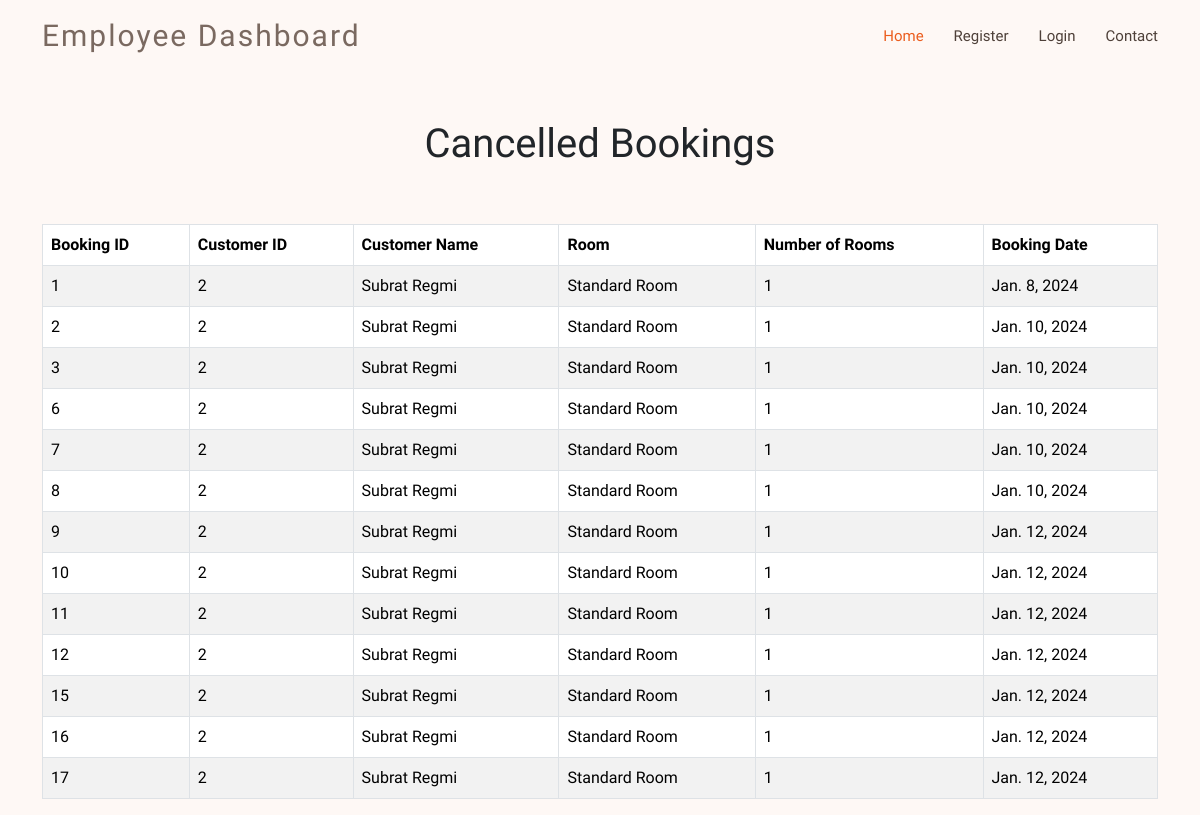
Before: /employee/cancelled_bookings/ (signed in) with the older database file.
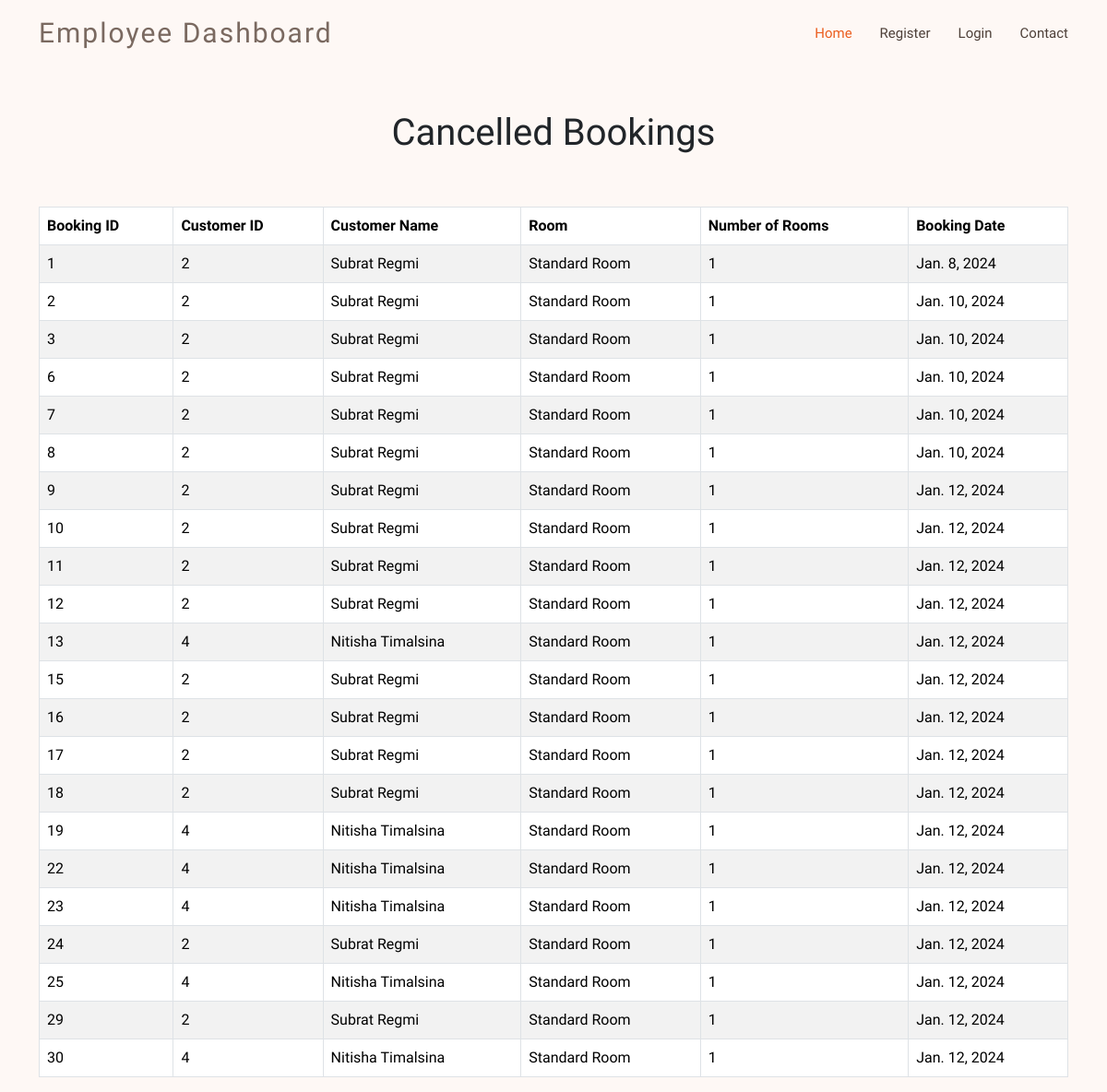
After: the same page with the newer database file.
### shared/models.py (models this page shows, shortened)
class Booking(models.Model):
    MealPlan = (
        ('Not Selected', 'None'),
        ('Meal Plan 1', 'Dinner'),
        ('Meal Plan 2', 'Dinner and Breakfast'),
        ('Meal Plan 3', 'Dinner, Breakfast, and Lunch'),
    )
    Branch = (
        ('Branch 1', 'Portugal'),
        ('Branch 2', 'Barcelona'),
        ('Branch 3', 'Lisbon'),
        ('Branch 4', 'Seville'),
        ('Branch 5', 'Valencia'),
    )
    CheckedInStatus = (
        ('True','Checked In'),
        ('False','Not Checked In'),
    )
    room = models.ForeignKey(Room, on_delete=models.CASCADE)
    customer = models.ForeignKey(CustomUser, on_delete=models.CASCADE)
    no_of_rooms = models.PositiveIntegerField(default=1)
    no_of_adults = models.PositiveIntegerField(default = 1)
    no_of_children = models.IntegerField(default = 0)
    checkin_date = models.DateField(default = datetime.now().date())
    checkin_month = models.IntegerField(null = True)
    checkin_day = models.IntegerField(null = True)
    checkout_date = models.DateField(default = datetime.now().date() + timedelta(days=1))
    booking_date = models.DateField(default = datetime.now().date())
    no_of_days = models.IntegerField(blank = True, null = True)
    weeknights = models.IntegerField(null = True)
    weekend_nights = models.IntegerField(null = True)
    lead_time = models.IntegerField(blank = True, null = True)
    meal_plan = models.CharField(max_length=255, choices = MealPlan, default = 'None')
    car_parking = models.BooleanField(default = False)
    branch = models.CharField(max_length=255, choices=Branch, default ='Branch 1')
    children_meal = models.BooleanField(default = False, null = True)
    city_map = models.BooleanField(default = False, null = True)
    tour_guide = models.BooleanField(default = False, null = True)
    airport_pickup = models.BooleanField(default = False, null = True)
    wheelchair = models.BooleanField(default = False, null = True)
    no_of_special_requests = models.IntegerField(null = True)
    dynamic_price = models.DecimalField(max_digits = 10, decimal_places = 2, null = True)
    status = models.BooleanField(null = True)
    advance = models.DecimalField(max_digits = 10, decimal_places = 2, null = True)
    processed = models.BooleanField(default = False)
    paid = models.BooleanField(default = False)
    checked_in_status = models.BooleanField(default = None, null = True)
    prediction_status = models.BooleanField(default = None, null = True)
    stripe_checkout_id = models.CharField(max_length = 500, null = True)

class CustomUser(AbstractUser):
    email = models.EmailField(unique=True)
    username = models.CharField(max_length=255, unique = True)
    fullname = models.CharField(max_length=255)
    phone_number = models.CharField(max_length=15, blank=True, null=True, validators=[RegexValidator(regex=r'^\d+$', message='Phone number must contain only digits.')])
    is_customer = models.BooleanField(default=False)
    is_employee = models.BooleanField(default=False)
    repeated_guest = models.BooleanField(null  = True, default = False)
    previous_bookings_not_cancelled = models.IntegerField(default=0)
    previous_bookings_cancelled = models.IntegerField(default=0)
    objects = CustomUserManager()
    USERNAME_FIELD = 'email'
    REQUIRED_FIELDS = ['username', 'fullname']

class Room(models.Model):
    name = models.CharField(max_length=50)
    price = models.DecimalField(max_digits=5, default = 0, decimal_places=2)
    description = models.CharField(max_length=250, blank = True, null = True)
    image = models.ImageField(upload_to = 'uploads/rooms', null=True)
    max_capacity = models.PositiveIntegerField(null = True)

### employee/views.py (the view)
# urls.py: path('cancelled_bookings/', views.cancelled_bookings, name = 'cancelled_bookings'),
@login_required(login_url="login_emp")
def cancelled_bookings(request):
    bookings = Booking.objects.filter(status = False)
    return render(request, 'employee/cancelled_bookings.html', {'bookings':bookings})

### employee/templates/employee/cancelled_bookings.html
{% extends "employee/base_emp.html" %}
{% block content %}
<div class = 'container'>
    <br/><br/>
    <h1 class = 'col text-center'>Cancelled Bookings</h1>
    <br/><br/>
    {% if bookings %}
    <table class="table table-striped table-bordered">
    <thead>
      <tr>
        <th scope="col">Booking ID</th>
        <th scope ="col">Customer ID</th>
        <th scope ="col">Customer Name</th>
        <th scope="col">Room</th>
        <th scope="col">Number of Rooms</th>
        <th scope="col">Booking Date</th>
      </tr>
    </thead>
    <tbody>
        {% for booking in  bookings  %}
      <tr>
        <td>{{booking.id}}</a></td>
        <td>{{booking.customer.id}}</td>
        <td>{{booking.customer.fullname}}</td>
        <td>{{booking.room.name}}</td>
        <td>{{booking.no_of_rooms}}</td>
        <td>{{booking.booking_date}}</td>
      </tr>
      {% endfor %}
    </tbody>
  </table>
  {% else %}
  <div class = 'col-md-4 offset-md-5'>
  <h3 class = 'text-danger'><Strong>No Bookings Found!!</Strong></h3><br/>
  </div>
  {% endif %}
</div>
</div>
{% endblock content %}

Changed rows visible on the page:
now on this page (row edited): Booking: id "13", customer.id "4", customer.fullname "Nitisha Timalsina", room.name "Standard Room", no_of_rooms "1", booking_date "Jan. 12, 2024"
now on this page (row edited): Booking: id "18", customer.id "2", customer.fullname "Subrat Regmi", room.name "Standard Room", no_of_rooms "1", booking_date "Jan. 12, 2024"
now on this page (row edited): Booking: id "19", customer.id "4", customer.fullname "Nitisha Timalsina", room.name "Standard Room", no_of_rooms "1", booking_date "Jan. 12, 2024"
now on this page (row edited): Booking: id "22", customer.id "4", customer.fullname "Nitisha Timalsina", room.name "Standard Room", no_of_rooms "1", booking_date "Jan. 12, 2024"
now on this page (row edited): Booking: id "23", customer.id "4", customer.fullname "Nitisha Timalsina", room.name "Standard Room", no_of_rooms "1", booking_date "Jan. 12, 2024"
now on this page (row edited): Booking: id "24", customer.id "2", customer.fullname "Subrat Regmi", room.name "Standard Room", no_of_rooms "1", booking_date "Jan. 12, 2024"
now on this page (row edited): Booking: id "25", customer.id "4", customer.fullname "Nitisha Timalsina", room.name "Standard Room", no_of_rooms "1", booking_date "Jan. 12, 2024"
added Booking: id "29", customer.id "2", customer.fullname "Subrat Regmi", room.name "Standard Room", no_of_rooms "1", booking_date "Jan. 12, 2024"
added Booking: id "30", customer.id "4", customer.fullname "Nitisha Timalsina", room.name "Standard Room", no_of_rooms "1", booking_date "Jan. 12, 2024"
